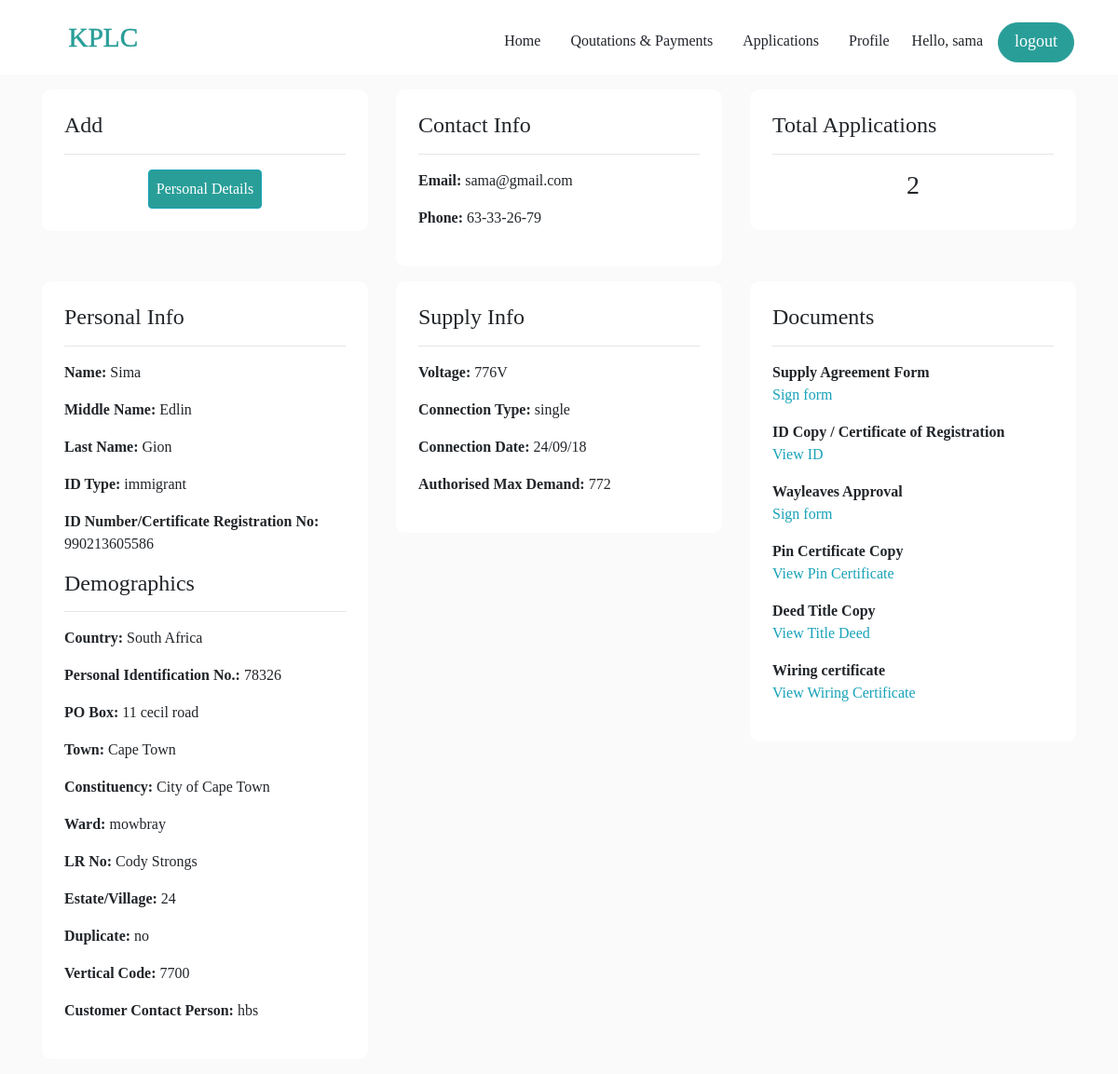
Screenshot of /customer/1/ (signed in) with the database file from the repository.
### accounts/models.py (models this page shows, shortened)
class Customer(models.Model):
    COUNTIES = [
        ("Mombasa","Mombasa"),
        ("Kwale","Kwale"),
        ("Kilifi","Kilifi"),
        ("Tana River","Tana River"),
        ("Tana River","Tana River"),
        ("Taita Taveta","Taita Taveta")
    ]
    WARDS = [
        ( "CHAANI","CHAANI"),
        ( "MIRITINI","MIRITINI"),
        ( "AIRPORT","AIRPORT"),
        ( "PORT REITZ","PORT REITZ"),
        ( "KIPEVU","KIPEVU"),
        ( "JOMVU KUU","JOMVU KUU"),
        ( "MAGONGO","MAGONGO"),
        ( "MIKINDANI","MIKINDANI"),
        ( "SHANZU","SHANZU"),
        ( "MWAKIRUNGE","MWAKIRUNGE"),
        ( "MJAMBERE","MJAMBERE"),
        ( "MAGOGONI","MAGOGONI"),
        ( "JUNDA","JUNDA"),
        ( "MTOPANGA","MTOPANGA"),
        ( "BAMBURI","BAMBURI"),
        ( "MKOMANI","MKOMANI"),
        ( "KONGOWEA","KONGOWEA"),
        ( "KADZANDANI","KADZANDANI"),
        ( "ZIWA LA NG'OMBE","ZIWA LA NG'OMBE"),
        ( "FRERE TOWN","FRERE TOWN"),
        ( "MTONGWE","MTONGWE"),
        ( "TIMBWANI","TIMBWANI"),
        ( "BOFU","BOFU"),
        ( "LIKONI","LIKONI"),
        ( "SHIKA ADABU","SHIKA ADABU"),
        ( "MJI WA KALE/ MAKADARA","MJI WA KALE/ MAKADARA"),
        ( "TUDOR","TUDOR"),
        ( "TONONOKA","TONONOKA"),
        ( "SHIMANZI/ GANJONI","SHIMANZI/ GANJONI"),
        ( "MAJENGO","MAJENGO"),
        ( "RAMISI","RAMISI"),
        ( "GOMBATO BONGWE","GOMBATO BONGWE"),
        ( "UKUNDA","UKUNDA"),
        ( "KINONDO","KINONDO"),
        ( "PONGWE KIDIMU/KIGWEDE","PONGWE KIDIMU/KIGWEDE"),
        ( "VANGA","VANGA"),
        ( "MWERENI","MWERENI"),
        ( "DZOMBO","DZOMBO"),
        ( "KUBO SOUTH","KUBO SOUTH"),
        ( "MKONGANI","MKONGANI"),
        ( "TSIMBA GOLINI","TSIMBA GOLINI"),
        ( "TIWI","TIWI"),
        ( "WAA","WAA"),
        ( "MACKINON ROAD","MACKINON ROAD"),
        ( "NDAVAYA","NDAVAYA"),
        ( "PUMA","PUMA"),
        ( "KINANGO","KINANGO"),
        ( "KASEMENI","KASEMENI"),
        ( "MWAVUMBO","MWAVUMBO"),
        ( "CHENGONI/SAMBURU","CHENGONI/SAMBURU"),
        ( "MATSANGONI","MATSANGONI"),
        ( "MNARANI","MNARANI"),
        ( "SOKONI","SOKONI"),
        ( "TEZO","TEZO"),
        ( "KIBARANI","KIBARANI"),
        ( "WATAMU","WATAMU"),
        ( "DABASO","DABASO"),
        ( "JUNJU","JUNJU"),
        ( "SHIMO LA TEWA","SHIMO LA TEWA"),
        ( "MTEPENI","MTEPENI"),
        ( "CHASIMBA","CHASIMBA"),
        ( "MWARAKAYA","MWARAKAYA"),
        ( "KAYAFUNGO","KAYAFUNGO"),
        ( "MARIAKANI","MARIAKANI"),
        ( "MWANAMWINGA","MWANAMWINGA"),
        ( "KALOLENI","KALOLENI"),
        ( "JIBANA/KAMBE/RIBE","JIBANA/KAMBE/RIBE"),
        ( "MAZERASRABAI/KISURUTINI","MAZERASRABAI/KISURUTINI"),
        ( "MWAWESA","MWAWESA"),
        ( "RURUMA","RURUMA"),
        ( "SOKOKE","SOKOKE"),
        ( "BAMBA","BAMBA"),
        ( "JARIBUNI","JARIBUNI"),
        ( "DUNGICHA/ GANZE","DUNGICHA/ GANZE"),
        ( "JILORE","JILORE"),
        ( "GANDA","GANDA"),
        ( "KAKUYUNI","KAKUYUNI"),
        ( "SHELLA","SHELLA"),
        ( "MALINDI TOWN","MALINDI TOWN"),
        ( "ADU","ADU"),
        ( "MARAFA","MARAFA"),
        ( "SABAKI","SABAKI"),
        ( "MAGARINI","MAGARINI"),
        ( "GONGONI","GONGONI"),
        ( "GARASHI","GARASHI"),
        ( "GARSEN NORTH","GARSEN NORTH"),
        ( "GARSEN WEST","GARSEN WEST"),
        ( "GARSEN CENTRAL","GARSEN CENTRAL"),
        ( "KIPINI EAST","KIPINI EAST"),
        ( "GARSEN SOUTH","GARSEN SOUTH"),
        ( "KIPINI WEST","KIPINI WEST"),
        ( "CHEWANI","CHEWANI"),
        ( "KINAKOMBA","KINAKOMBA"),
        ( "MAKINDUNI","MAKINDUNI"),
        ( "WAYU","WAYU"),
        ( "BANGALE","BANGALE"),
        ( "CHEWELE","CHEWELE"),
        ( "HIRIMAN","HIRIMAN"),
        ( "MADOGO","MADOGO"),
        ( "SALA","SALA"),
        ( "KIUNGA","KIUNGA"),
        ( "BASUBA","BASUBA"),
        ( "FAZA","FAZA"),
        ( "MKOMANI","MKOMANI"),
        ( "SHELLA","SHELLA"),
        ( "WITU","WITU"),
        ( "HINDI","HINDI"),
        ( "HONGWE","HONGWE"),
        ( "BAHARI","BAHARI"),
        ( "MKUNUMBI","MKUNUMBI"),
        ( "MATA","MATA"),
        ( "MAHOO","MAHOO"),
        ( "MBOGHONI","MBOGHONI"),
        ( "CHALA","CHALA"),
        ( "BOMANI","BOMANI"),
        ( "MWANDA/MGANGE","MWANDA/MGANGE"),
        ( "KISHUSHE/WUMINGU","KISHUSHE/WUMINGU"),
        ( "WERUGHA","WERUGHA"),
        ( "WUNDANYI/MBALE","WUNDANYI/MBALE"),
        ( "CHAWIA","CHAWIA"),
        ( "BURA","BURA"),
        ( "WUSI/KISHAMBA","WUSI/KISHAMBA"),
        ( "RONGE","RONGE"),
        ( "MWATATE","MWATATE"),
        ( "NGOLIA","NGOLIA"),
        ( "KASIGAU","KASIGAU"),
        ( "MARUNGU","MARUNGU"),
        ( "SAGALA","SAGALA"),
        ( "MBOLOLO","MBOLOLO"),
        ( "KALOLENI","KALOLENI"),
    ]
    CONSTITUENCIES = [
        ( "Changamwe","Changamwe"),
        ( "Jomvu","Jomvu"),
        ( "Kisauni","Kisauni"),
        ( "Nyali","Nyali"),
        ( "Likoni","Likoni"),
        ( "Mvita","Mvita"),
        ( "Msambweni","Msambweni"),
        ( "Lunga Lunga","Lunga Lunga"),
        ( "Matuga","Matuga"),
        ( "Kinango","Kinango"),
        ( "Kilifi North","Kilifi North"),
        ( "Kilifi South","Kilifi South"),
        ( "Kaloleni","Kaloleni"),
        ( "Rabai","Rabai"),
        ( "Ganze","Ganze"),
        ( "Malindi","Malindi"),
        ( "Magarini","Magarini"),
        ( "Garsen","Garsen"),
        ( "Galole","Galole"),
        ( "Bura","Bura"),
        ( "Lamu East","Lamu East"),
        ( "Lamu West","Lamu West"),
        ( "Taveta","Taveta"),
        ( "Wundanyi","Wundanyi"),
        ( "Mwatate","Mwatate"),
        ( "Voi","Voi")
    ]
    user = models.OneToOneField(User, null=True, blank=True, on_delete=models.CASCADE)
    name = models.CharField(max_length=200, null=True,blank=True)
    phone = models.CharField(max_length=200, null=True, blank=True)
    email = models.CharField(max_length=200, null=True, blank=True)
    middlename = models.CharField(max_length=200, null=True, blank=True)
    lastname = models.CharField(max_length=200, null=True, blank=True)
    idtype = models.CharField(max_length=200, null=True, blank=True)
    idnum = models.CharField(max_length=200, null=True, blank=True)
    pin = models.CharField(max_length=200, null=True, blank=True)
    country = models.CharField(max_length=200, null=True,  choices=COUNTIES)
    pobox = models.CharField(max_length=200, null=True, blank=True)
    town = models.CharField(max_length=200, null=True, blank=True)
    constituency = models.CharField(max_length=200, null=True, choices=CONSTITUENCIES)
    ward = models.CharField(max_length=200, null=True, choices=WARDS)
    lr_num = models.CharField(max_length=200, null=True, blank=True)
    estate_village = models.CharField(max_length=200, null=True, blank=True)
    duplicate = models.CharField(max_length=200, null=True, blank=True)
    vcode = models.CharField(max_length=200, null=True, blank=True)
    ccp = models.CharField(max_length=200, null=True, blank=True) #customer contract persomn
    voltage = models.CharField(max_length=200, null=True, blank=True)
    connetype = models.CharField(max_length=200, null=True, blank=True)
    connedate = models.CharField(max_length=200, null=True, blank=True)
    amd = models.CharField(max_length=200, null=True, blank=True) #authorised max demand
    profile_pic = models.FileField(null=True, blank=True) #id
    pincertificate = models.FileField(null=True, blank=True)
    td = models.FileField(null=True, blank=True) #titile deed
    wc = models.FileField(null=True, blank=True) #wiring certificate

### accounts/views.py (the view)
# urls.py: path('customer/<str:pk>/',views.customer,name='customer'),
@login_required(login_url='login')
def customer(request, pk):
    customer = Customer.objects.get(id=pk)
    orders = customer.order_set.all()
    orders_count = orders.count()
    myfilter = OrderFilter(request.GET, queryset=orders)
    orders = myfilter.qs
    context = {'customer':customer,"orders":orders,'orders_count':orders_count,'myfilter':myfilter}
    return render(request, 'accounts/customer.html', context)

### accounts/models.py (called while the page is built)
    def __str__(self):
        return self.name

### accounts/templates/accounts/customer.html (shortened to what this page needs)
{% extends 'accounts/main.html' %}
{% load static %}
{% block content %}
<nav class="navbar navbar-expand-md fixed-top">
    <div class="container-fluid">
      <a class="navbar-brand" href="#"><img src="../../../static/imgs/logo.svg" class="img-fluid" alt=""></a>
      <div class="collapse navbar-collapse" id="navbarsExampleDefault">
        <ul class="navbar-nav ml-auto">
          <li class="nav-item mr-3 mt-3">
            <a class="nav-link active" href="{% url 'user' %}">Home</a>
          </li>
            <li class="nav-item mr-3 mt-3">
                 <a class="nav-link" href="{% url 'qoutations' customer.id %}">Qoutations &amp; Payments</a>
            </li>
          <li class="nav-item mr-3 mt-3">
            <a class="nav-link active" href="{% url 'create_app' customer.id %}">Applications</a>
          </li>
           <li class="nav-item mr-3 mt-3">
               <a class="nav-link" href="">Profile</a>
           </li>
           <li class="nav-item mr-3 mt-3 pt-2">
            <p>Hello, {{request.user}}</p>
           </li>
           <li class="nav-item mr-3 mt-3">
            <a class="btn btn-primary btn-md logoutbtn" href="{% url 'logout' %}" role="button">logout</a>
           </li>
        </ul>
      </div>
   </div>
</nav>
<br>
<br>
<br>
<br>
<section id="info pt-4">
    <div class="container">
        <div class="row">
            <div class="col-md-4 col-lg-4 mb-3">
                <div class="pinfo p-4">
                    <h4>Add</h4>
                    <hr>
                    <div class="custbtn text-center">
                        <a class="btn btn-info p-2 newinfobtn" href="{% url 'profile' %}" role="button">Personal Details</a>
                    </div>
                </div>
            </div>
            <div class="col-md-4 col-lg-4 mb-3">
                <div class="pinfo p-4">
                    <h4>Contact Info</h4>
                    <hr>
                    <p><span class="font-weight-bold">Email: </span>{{customer.email}}</p>
                    <p><span class="font-weight-bold">Phone: </span>{{customer.phone}}</p>
                </div>
            </div>
            <div class="col-md-4 col-lg-4 mb-3">
                <div class="pinfo p-4">
                    <h4>Total Applications</h4>
                    <hr>
                    <h3 class="text-center">{{orders_count}}</h3>
                </div>
            </div>
        </div>
    </div>
</section>
<section id="info pt-4">
    <div class="container">
        <div class="row">
            <div class="col-md-4 col-lg-4 mb-3">
                <div class="pinfo p-4">
                    <h4>Personal Info</h4>
                    <hr>
                    <p><span class="font-weight-bold">Name: </span>{{customer.name}}</p>
                    <p><span class="font-weight-bold">Middle Name: </span>{{customer.middlename}}</p>
                    <p><span class="font-weight-bold">Last Name: </span>{{customer.lastname}}</p>
                    <p><span class="font-weight-bold">ID Type: </span>{{customer.idtype}}</p>
                    <p><span class="font-weight-bold">ID Number/Certificate Registration No: </span>{{customer.idnum}}</p>
                    <h4>Demographics</h4>
                    <hr>
                    <p><span class="font-weight-bold">Country: </span>{{customer.country}}</p>
                    <p><span class="font-weight-bold">Personal Identification No.: </span>{{customer.pin}}</p>
                    <p><span class="font-weight-bold">PO Box: </span>{{customer.pobox}}</p>
                    <p><span class="font-weight-bold">Town: </span>{{customer.town}}</p>
                    <p><span class="font-weight-bold">Constituency: </span>{{customer.constituency}}</p>
                    <p><span class="font-weight-bold">Ward: </span>{{customer.ward}}</p>
                    <p><span class="font-weight-bold">LR No: </span>{{customer.lr_num}}</p>
                    <p><span class="font-weight-bold">Estate/Village: </span>{{customer.estate_village}}</p>
                    <p><span class="font-weight-bold">Duplicate: </span>{{customer.duplicate}}</p>
                    <p><span class="font-weight-bold">Vertical Code: </span>{{customer.vcode}}</p>
                    <p><span class="font-weight-bold">Customer Contact Person:</span> {{customer.ccp}}</p>
                </div>
            </div>
            <div class="col-md-4 col-lg-4 mb-3">
                <div class="pinfo p-4">
                    <h4>Supply Info</h4>
                    <hr>
                    <p><span class="font-weight-bold">Voltage: </span>{{customer.voltage}}</p>
                    <p><span class="font-weight-bold">Connection Type: </span>{{customer.connetype}}</p>
                    <p><span class="font-weight-bold">Connection Date: </span>{{customer.connedate}}</p>
                    <p><span class="font-weight-bold">Authorised Max Demand: </span>{{customer.amd}}</p>
                </div>
            </div>
            <div class="col-md-4 col-lg-4 mb-3">
                <div class="pinfo p-4">
                    <h4>Documents</h4>
                    <hr>
                    <p>
                        <span class="font-weight-bold">Supply Agreement Form</span><br><a id="agreeform" class="text-info" href="{% url 'supply_agreement' customer.id %}" role="button">Sign form</a>
                        </p>
                    <p><span class="font-weight-bold">ID Copy / Certificate of Registration </span><br><a href="/imgs/{{customer.profile_pic}}" class="text-info">View ID</a></p>
                    <p><span class="font-weight-bold">Wayleaves Approval  </span><br><a id="agreeform" class="text-info" href="{% url 'wayleave_agreement' customer.id %}" role="button">Sign form</a></p>
                    <p><span class="font-weight-bold">Pin Certificate Copy  </span><br><a href="/imgs/{{customer.pincertificate}}" class="text-info">View Pin Certificate</a></p>
                    <p><span class="font-weight-bold">Deed Title Copy  </span><br><a href="/imgs/{{customer.td}}" class="text-info">View Title Deed</a></p>
                    <p><span class="font-weight-bold">Wiring certificate  </span><br><a href="/imgs/{{customer.wc}}" class="text-info">View Wiring Certificate</a></p>
                </div>
            </div>
        </div>
    </div>
</section>
{% endblock content %}

### static/css/styles.css (style rules this page uses)
body { background: #fafafa; }
.pinfo { background: #ffffff; border-radius: 10px; }

### static/css/custom.css (style rules this page uses)
body { position: relative; font-family: aleo-regular-webfont; }
.navbar-brand img { height: 36px; width: 155px; border-radius: 10px; }
.navbar { background: #ffff; }
.nav-link { color: #21242B; }
.logoutbtn { height: 43px; background: #299E98; border-radius: 39px; color: #ffffff; font-size: 18px; width: 82px; border: 1px solid #299E98; }
.newinfobtn { background-color: #299E98; border-color: #17a2b8; }

### static/css/orderform.css (style rules this page uses)
body { overflow-x: hidden; }
p { 12px; }
::placeholder { color: #B3BBBE; opacity: 0.8; }

### accounts/templates/accounts/main.html (style rules this page uses)
body { overflow-x: hidden; }

### accounts/templates/accounts/customer.html (style rules this page uses)
body { overflow-x: hidden; }
p { 12px; }
::placeholder { color: #B3BBBE; opacity: 0.8; }

### rows the page displays
Customer: email "sama@gmail.com", phone "63-33-26-79", name "Sima", middlename "Edlin", lastname "Gion", idtype "immigrant", idnum "990213605586", country "South Africa", pin "78326", pobox "11 cecil road", town "Cape Town", constituency "City of Cape Town", ward "mowbray", lr_num "Cody Strongs", estate_village "24", duplicate "no", vcode "7700", ccp "hbs", voltage "776V", connetype "single", connedate "24/09/18", amd "772"

### other values shown
{{ request.user }} "sama"
{{ orders_count }} "2"
